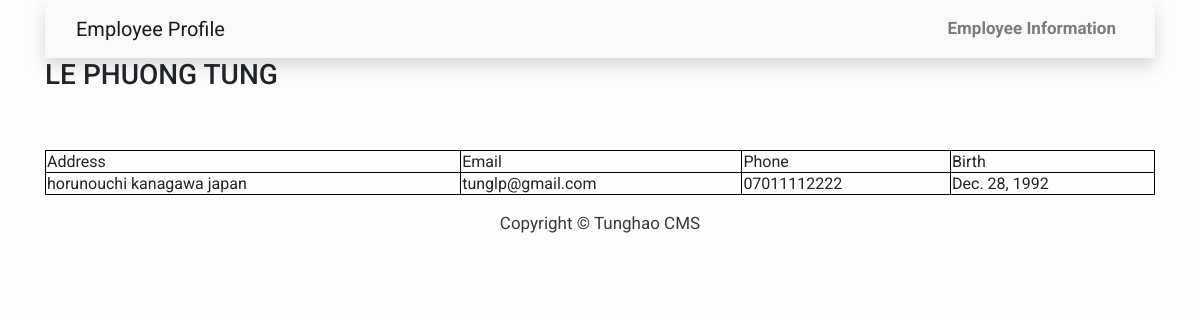
The app's page /employee/profile/1, older data.
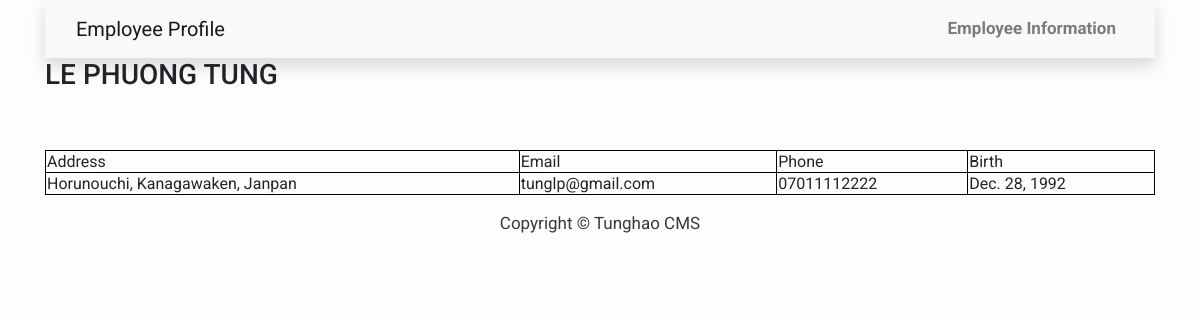
The same page, newer data.
### CVEmp/models.py (models this page shows, shortened)
class Profile(models.Model):
	address = models.CharField(max_length=500)
	phone = models.CharField(max_length=12)
	email = models.EmailField(max_length=100, unique=True)
	birth = models.DateField()
	skills = models.CharField(max_length=500, blank=True, null=True)
	emp = models.OneToOneField(
		Employee,
		related_name="employee",
		on_delete=models.CASCADE,
		primary_key=True
	)

class Employee(models.Model):
	emp_name = models.CharField(max_length=100, unique=True)
	emp_code = models.CharField(max_length=50, unique=True)
	emp_position = models.CharField(max_length=255)
	emp_img = models.ImageField(upload_to='employee/%Y/%m', null=True)
	class Meta:
		ordering = ('emp_name', 'emp_code')
	def __str__(self):
		return self.emp_name

### CVEmp/views.py (the view)
# urls.py: path('profile/<int:pk>', ProfileEmployee.as_view(), name="employee_profile"),
class ProfileEmployee(DetailView):
	model = Profile
	template = 'employee/profile_employee.html'
	def get(self, request, *args, **kwargs):
		try:
			profile = Profile.objects.get(emp__pk=kwargs['pk'])
			context = { 'profile': profile }
			return render(request, 'employee/profile_employee.html', context)
		except ObjectDoesNotExist:
			return HttpResponseNotFound('<h1 style="color:red">Page not found</h1><h4>This employee has no profile yet</h4>')

### templates/employee/profile_employee.html (shortened to what this page needs)
{% extends "base.html" %}
{% block nav-name %}
	Employee Profile
{% endblock nav-name %}
{% block content %}
<h3>{{ profile.emp }}</h3>
<br>
<br>
<table style="width: 100%;">
	<tr>
		<td>Address</td>
		<td>Email</td>
		<td>Phone</td>
		<td>Birth</td>
	</tr>
	<tr>
		<td>{{ profile.address }}</td>
		<td>{{ profile.email }}</td>
		<td>{{ profile.phone }}</td>
		<td>{{ profile.birth }}</td>
	</tr>
</table>
{% endblock content %}

### templates/base.html (shortened to what this page needs)
{% load static %}
<DOCTYPE html>
<html>
    <head>
        <link rel="stylesheet" href="https://maxcdn.bootstrapcdn.com/bootstrap/4.0.0/css/bootstrap.min.css"
 />
		<link rel="stylesheet" href="{% static 'css/main.css' %}">
		<link rel="stylesheet" href="https://cdn.jsdelivr.net/npm/bootstrap@4.3.1/dist/css/bootstrap.min.css">
    </head>
    <body class="container">
        <nav class="navbar navbar-expand-lg navbar-light bg-light shadow" id="mainNav">
            <div class="container-fluid">
                <a class="navbar-brand" href="#">{% block nav-name %} {% endblock nav-name %}</a>
                <div class="collapse navbar-collapse" id="navbarResponsive">
                    <ul class="navbar-nav ml-auto">
                        <li class="nav-item text-black">
                            <a class="nav-link text-black font-weight-bold" href="#">Employee Information
							</a>
                        </li>
                    </ul>
                </div>
            </div>
        </nav>
        {% block content %}{% endblock content %}
        <footer class="py-3 bg-grey">
            <p class="m-0 text-dark text-center ">Copyright &copy; Tunghao CMS</p>
        </footer>
    </body>
</html>

### templates/base.html (style rules this page uses)
body { font-family: "Roboto", sans-serif; font-size: 17px; background-color: #fdfdfd; }
.shadow { box-shadow: 0 4px 2px -2px rgba(0, 0, 0, 0.1); }

### templates/employee/profile_employee.html (style rules this page uses)
table, th, td { border:1px solid black; }

Row changes from the older to the newer data that the page shows:
changed Profile "tunglp@gmail.com": address "horunouchi kanagawa japan" → "Horunouchi, Kanagawaken, Janpan"
